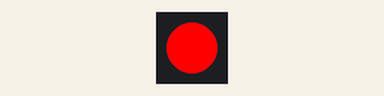
Simulated run of this program. Board: ESP32 board running MicroPython. On the bench: 1 RGB LEDs in strip order, left to right.

Above: at 0.5 s.
At 1.5 s:
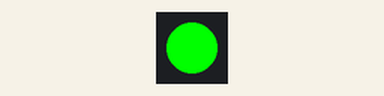
At 5.5 s:
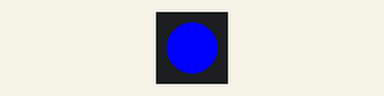
Timing chart, 0 to 6.9 s (numbered marks = the images above):
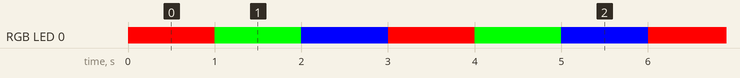

The program:

rgb.py
```python
import machine
import neopixel
import time

# 定义 WS2812 连接的 GPIO 引脚和灯珠数量
pin = 38
num_pixels = 1  # 假设只有一个灯珠，可根据实际情况修改

# 初始化 neopixel 对象
np = neopixel.NeoPixel(machine.Pin(pin), num_pixels)

try:
    while True:
        # 设置灯珠颜色为红色
        np[0] = (255, 0, 0)
        np.write()
        time.sleep(1)

        # 设置灯珠颜色为绿色
        np[0] = (0, 255, 0)
        np.write()
        time.sleep(1)

        # 设置灯珠颜色为蓝色
        np[0] = (0, 0, 255)
        np.write()
        time.sleep(1)

except KeyboardInterrupt:
    # 当按下 Ctrl+C 时，关闭所有灯珠
    for i in range(num_pixels):
        np[i] = (0, 0, 0)
    np.write()
```

Measured:
- by itself, RGB LED 0: repeats every 3.0 s: RGB(0, 255, 0) 1.0 s, RGB(0, 0, 255) 1.0 s, RGB(255, 0, 0) 1.0 s
- by itself, everything shown: repeats every 3.0 s, in 3 steps
